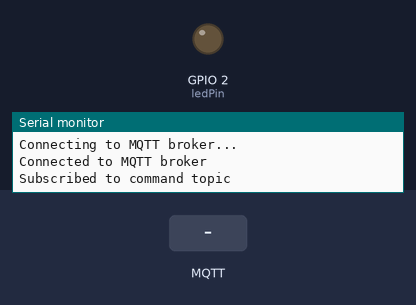
Simulated run of this sketch. Board: ESP32. Parts: output pins drawn as LEDs (lit = HIGH), the last lines printed to the serial monitor. Inputs (shaded band) come from the test bench. WiFi joins after 1.5 s; servers stay silent unless stated; no MQTT or app messages arrive unless stated.

Above: at 3.2 s.
3.3 s: MQTT message "1" arrives on the first subscribed topic
At 4.1 s:
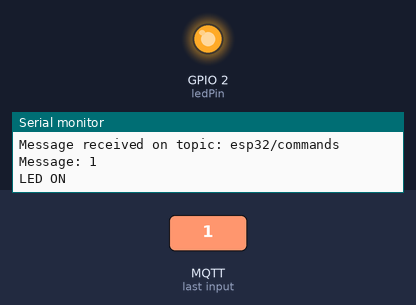
4.8 s: MQTT message "0" arrives on the first subscribed topic
At 5.2 s:
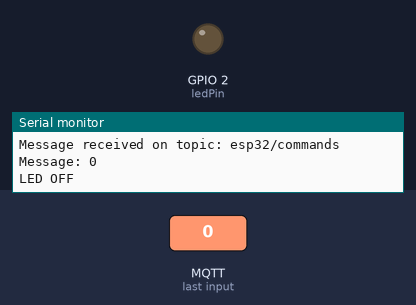
Timing chart, 0 to 7.8 s (numbered marks = the images above; inputs shaded):
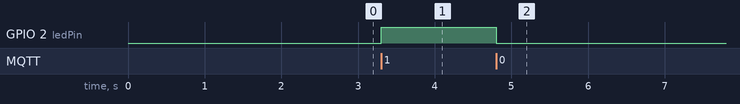

The sketch:

mqtt_led.ino
```cpp
#include <WiFi.h>
#include <PubSubClient.h>

// Wi-Fi credentials
const char* ssid = "YourWiFiSSID";
const char* password = "YourWiFiPassword";

// MQTT broker details
const char* mqtt_broker = "192.168.0.141"; // Replace with your MQTT broker's IP
const int mqtt_port = 1883;
const char* commandTopic = "esp32/commands"; // Topic for receiving commands

// LED pin
const int ledPin = 2;

// WiFi and MQTT clients
WiFiClient espClient;
PubSubClient client(espClient);

void setup() {
  Serial.begin(115200);
  pinMode(ledPin, OUTPUT);

  // Connect to Wi-Fi
  WiFi.begin(ssid, password);
  while (WiFi.status() != WL_CONNECTED) {
    delay(1000);
    Serial.println("Connecting to Wi-Fi...");
  }
  Serial.println("Connected to Wi-Fi");

  // Connect to MQTT broker
  client.setServer(mqtt_broker, mqtt_port);
  client.setCallback(callback);

  while (!client.connected()) {
    Serial.println("Connecting to MQTT broker...");
    if (client.connect("ESP32Receiver")) {
      Serial.println("Connected to MQTT broker");
    } else {
      Serial.print("Failed, state: ");
      Serial.println(client.state());
      delay(2000);
    }
  }

  // Subscribe to command topic
  client.subscribe(commandTopic);
  Serial.println("Subscribed to command topic");
}

void callback(char* topic, byte* payload, unsigned int length) {
  String message;
  for (int i = 0; i < length; i++) {
    message += (char)payload[i];
  }

  Serial.print("Message received on topic: ");
  Serial.println(topic);
  Serial.print("Message: ");
  Serial.println(message);

  // Handle commands
  if (message == "1") {
    digitalWrite(ledPin, HIGH);
    Serial.println("LED ON");
  } else if (message == "0") {
    digitalWrite(ledPin, LOW);
    Serial.println("LED OFF");
  } else {
    Serial.println("Unknown command received");
  }
}

void loop() {
  client.loop();
}
```

Measured:
- after the input at 3.3 s, GPIO 2 (ledPin): LOW → HIGH at once
- after the input at 4.8 s, GPIO 2 (ledPin): HIGH → LOW at once
